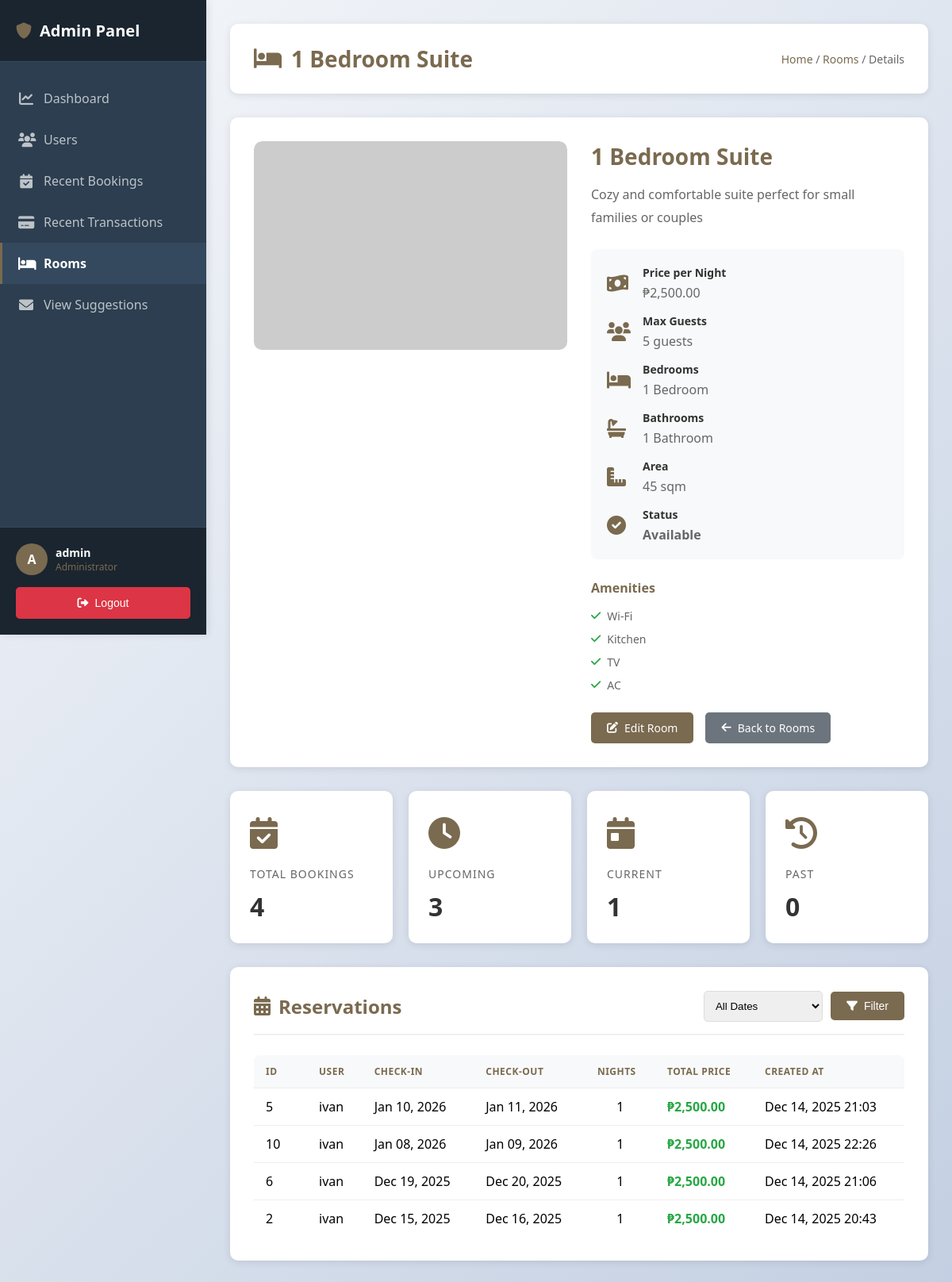
Page /admin/admin_room_details.php?id=1 (signed in) on the committed database.
### tables this page shows
CREATE TABLE `rooms` (
  `id` int(11) NOT NULL,
  `room_id` varchar(50) NOT NULL,
  `name` varchar(255) NOT NULL,
  `description` text DEFAULT NULL,
  `price_per_night` decimal(10,2) NOT NULL,
  `max_guests` int(11) DEFAULT 2,
  `bedrooms` int(11) DEFAULT 1,
  `bathrooms` int(11) DEFAULT 1,
  `area_sqm` decimal(10,2) DEFAULT NULL,
  `amenities` text DEFAULT NULL,
  `images` text DEFAULT NULL,
  `is_available` tinyint(1) DEFAULT 1,
  `created_at` timestamp NOT NULL DEFAULT current_timestamp(),
  `updated_at` timestamp NOT NULL DEFAULT current_timestamp() ON UPDATE current_timestamp()
);

CREATE TABLE `bookings` (
  `id` int(11) NOT NULL,
  `booking_id` varchar(50) NOT NULL,
  `user_id` int(11) NOT NULL,
  `room_id` varchar(50) NOT NULL,
  `room_name` varchar(255) NOT NULL,
  `checkin_date` date NOT NULL,
  `checkout_date` date NOT NULL,
  `nights` int(11) NOT NULL,
  `price_per_night` decimal(10,2) NOT NULL,
  `total_price` decimal(10,2) NOT NULL,
  `payment_status` varchar(20) DEFAULT 'pending',
  `payment_link_id` varchar(255) DEFAULT NULL,
  `created_at` timestamp NOT NULL DEFAULT current_timestamp(),
  `updated_at` timestamp NOT NULL DEFAULT current_timestamp() ON UPDATE current_timestamp()
);

CREATE TABLE `users` (
  `id` int(11) NOT NULL,
  `username` varchar(50) NOT NULL,
  `email` varchar(100) NOT NULL,
  `password` varchar(255) NOT NULL,
  `birthday` date DEFAULT NULL,
  `gender` varchar(10) DEFAULT NULL,
  `reset_token` varchar(255) DEFAULT NULL,
  `reset_token_expires` datetime DEFAULT NULL,
  `created_at` timestamp NOT NULL DEFAULT current_timestamp(),
  `updated_at` timestamp NOT NULL DEFAULT current_timestamp() ON UPDATE current_timestamp(),
  `profile_picture` varchar(255) DEFAULT NULL,
  `is_admin` tinyint(1) DEFAULT 0,
  `role` varchar(20) DEFAULT 'user',
  `first_name` varchar(100) DEFAULT NULL,
  `middle_initial` varchar(5) DEFAULT NULL,
  `last_name` varchar(100) DEFAULT NULL
);

### admin/admin_room_details.php (the view, shortened to what this page needs)
<?php
require_once '../config/database.php';
$room_id = isset($_GET['id']) ? (int)$_GET['id'] : 0;
$date_filter = isset($_GET['date_filter']) ? $_GET['date_filter'] : 'all';
try {
    $stmt = $pdo->prepare("SELECT * FROM rooms WHERE id = ?");
    $stmt->execute([$room_id]);
    $room = $stmt->fetch();
    $booking_condition = "WHERE b.room_id = ?";
    $booking_params = [$room['room_id']];
    $sql = "SELECT b.*, u.username, u.email
            FROM bookings b
            LEFT JOIN users u ON b.user_id = u.id
            $booking_condition
            ORDER BY b.checkin_date DESC";
    $stmt = $pdo->prepare($sql);
    $stmt->execute($booking_params);
    $bookings = $stmt->fetchAll();
    $total_bookings = count($bookings);
    $upcoming_bookings = 0;
    $current_bookings = 0;
    $past_bookings = 0;
    $today = date('Y-m-d');
    foreach ($bookings as $booking) {
        if ($booking['checkin_date'] > $today) {
            $upcoming_bookings++;
        } elseif ($booking['checkin_date'] <= $today && $booking['checkout_date'] >= $today) {
            $current_bookings++;
        } else {
            $past_bookings++;
        }
    }
} catch(PDOException $e) {
    $error_message = "Error loading data: " . $e->getMessage();
    $room = null;
    $bookings = [];
}
include 'includes/header.php';
?>
<?php if ($room): ?>
<div class="page-header">
    <h1><i class="fas fa-bed"></i> <?php echo htmlspecialchars($room['name']); ?></h1>
    <div class="breadcrumb">
        <a href="admin.php">Home</a> / <a href="admin_rooms.php">Rooms</a> / Details
    </div>
</div>
<div class="content-section">
    <div class="room-detail-header">
        <div class="room-detail-image">
            <?php
            $images = !empty($room['images']) ? explode(',', $room['images']) : [];
            $images = array_map('trim', $images);
            $images = array_filter($images);
            if (!empty($images)) {
                $main_image = $images[0];
            } else {
                $main_image = 'https://via.placeholder.com/600x400?text=No+Image';
            }
            ?>
            <img src="<?php echo htmlspecialchars($main_image); ?>" alt="<?php echo htmlspecialchars($room['name']); ?>" id="main-room-image" onerror="this.src='https://via.placeholder.com/600x400?text=No+Image'">
        </div>
        <div class="room-detail-info">
            <h2><?php echo htmlspecialchars($room['name']); ?></h2>
            <p class="room-description-full"><?php echo nl2br(htmlspecialchars($room['description'] ?? '')); ?></p>
            <div class="room-specs">
                <div class="spec-item">
                    <i class="fas fa-money-bill-wave"></i>
                    <div>
                        <strong>Price per Night</strong>
                        <span>₱<?php echo number_format($room['price_per_night'], 2); ?></span>
                    </div>
                </div>
                <div class="spec-item">
                    <i class="fas fa-users"></i>
                    <div>
                        <strong>Max Guests</strong>
                        <span><?php echo $room['max_guests']; ?> guests</span>
                    </div>
                </div>
                <div class="spec-item">
                    <i class="fas fa-bed"></i>
                    <div>
                        <strong>Bedrooms</strong>
                        <span><?php echo $room['bedrooms'] ?? 1; ?> <?php echo ($room['bedrooms'] ?? 1) == 1 ? 'Bedroom' : 'Bedrooms'; ?></span>
                    </div>
                </div>
                <div class="spec-item">
                    <i class="fas fa-bath"></i>
                    <div>
                        <strong>Bathrooms</strong>
                        <span><?php echo $room['bathrooms'] ?? 1; ?> <?php echo ($room['bathrooms'] ?? 1) == 1 ? 'Bathroom' : 'Bathrooms'; ?></span>
                    </div>
                </div>
                <?php if (!empty($room['area_sqm'])): ?>
                <div class="spec-item">
                    <i class="fas fa-ruler-combined"></i>
                    <div>
                        <strong>Area</strong>
                        <span><?php echo number_format($room['area_sqm'], 0); ?> sqm</span>
                    </div>
                </div>
                <?php endif; ?>
                <div class="spec-item">
                    <i class="fas fa-check-circle"></i>
                    <div>
                        <strong>Status</strong>
                        <span class="<?php echo $room['is_available'] ? 'status-available' : 'status-unavailable'; ?>">
                            <?php echo $room['is_available'] ? 'Available' : 'Unavailable'; ?>
                        </span>
                    </div>
                </div>
            </div>
            <?php if (!empty($room['amenities'])):
                $amenities = explode(',', $room['amenities']);
            ?>
            <div class="room-amenities-list">
                <h4>Amenities</h4>
                <div class="amenities-grid">
                    <?php foreach ($amenities as $amenity): ?>
                        <span class="amenity-item"><i class="fas fa-check"></i> <?php echo htmlspecialchars(trim($amenity)); ?></span>
                    <?php endforeach; ?>
                </div>
            </div>
            <?php endif; ?>
            <div class="room-actions-detail">
                <a href="admin_room_manage.php?id=<?php echo $room['id']; ?>" class="btn btn-primary">
                    <i class="fas fa-edit"></i> Edit Room
                </a>
                <a href="admin_rooms.php" class="btn btn-secondary">
                    <i class="fas fa-arrow-left"></i> Back to Rooms
                </a>
            </div>
        </div>
    </div>
</div>
<div class="stats-grid" style="margin-bottom: 30px;">
    <div class="stat-card">
        <div class="icon"><i class="fas fa-calendar-check"></i></div>
        <h3>Total Bookings</h3>
        <div class="value"><?php echo $total_bookings; ?></div>
    </div>
    <div class="stat-card">
        <div class="icon"><i class="fas fa-clock"></i></div>
        <h3>Upcoming</h3>
        <div class="value"><?php echo $upcoming_bookings; ?></div>
    </div>
    <div class="stat-card">
        <div class="icon"><i class="fas fa-calendar-day"></i></div>
        <h3>Current</h3>
        <div class="value"><?php echo $current_bookings; ?></div>
    </div>
    <div class="stat-card">
        <div class="icon"><i class="fas fa-history"></i></div>
        <h3>Past</h3>
        <div class="value"><?php echo $past_bookings; ?></div>
    </div>
</div>
<div class="content-section">
    <div class="section-header">
        <h2><i class="fas fa-calendar-alt"></i> Reservations</h2>
        <div class="section-actions">
            <form method="GET" style="display: flex; gap: 10px; flex-wrap: wrap; align-items: center;">
                <select name="date_filter" style="padding: 10px; border: 1px solid #ddd; border-radius: 5px; min-width: 150px;">
                    <option value="all" <?php echo $date_filter === 'all' ? 'selected' : ''; ?>>All Dates</option>
                </select>
                <button type="submit" class="btn btn-primary">
                    <i class="fas fa-filter"></i> Filter
                </button>
            </form>
        </div>
    </div>
    <div class="table-container">
        <table class="table-wrapper">
            <thead>
                <tr>
                    <th>ID</th>
                    <th>User</th>
                    <th>Check-in</th>
                    <th>Check-out</th>
                    <th>Nights</th>
                    <th>Total Price</th>
                    <th>Created At</th>
                </tr>
            </thead>
            <tbody>
                <?php if (empty($bookings)): ?>
                <tr>
                    <td colspan="7" class="empty-state">
                        <i class="fas fa-inbox"></i>
                        <p>No reservations found</p>
                    </td>
                </tr>
                <?php else: ?>
                    <?php foreach ($bookings as $booking): ?>
                    <tr>
                        <td><?php echo $booking['id']; ?></td>
                        <td><?php echo htmlspecialchars($booking['username'] ?? 'N/A'); ?></td>
                        <td><?php echo date('M d, Y', strtotime($booking['checkin_date'])); ?></td>
                        <td><?php echo date('M d, Y', strtotime($booking['checkout_date'])); ?></td>
                        <td class="text-center"><?php echo $booking['nights']; ?></td>
                        <td class="currency">₱<?php echo number_format($booking['total_price'], 2); ?></td>
                        <td><?php echo date('M d, Y H:i', strtotime($booking['created_at'])); ?></td>
                    </tr>
                    <?php endforeach; ?>
                <?php endif; ?>
            </tbody>
        </table>
    </div>
</div>
<?php endif; ?>
<?php include 'includes/footer.php'; ?>

### assets/css/admin.css (style rules this page uses)
* { margin: 0; padding: 0; box-sizing: border-box; }
body { font-family: 'Segoe UI', Tahoma, Geneva, Verdana, sans-serif; background: linear-gradient(135deg, #f5f7fa 0%, #c3cfe2 100%); min-height: 100vh; margin: 0; padding: 0; overflow-x: hidden; }
.page-header { background: white; padding: 25px 30px; border-radius: 10px; box-shadow: 0 2px 10px rgba(0,0,0,0.1); margin-bottom: 30px; display: flex; justify-content: space-between; align-items: center; width: 100%; box-sizing: border-box; flex-wrap: wrap; gap: 15px; }
.page-header h1 { color: #7a6a4f; font-size: 28px; margin: 0; display: flex; align-items: center; gap: 12px; }
.page-header .breadcrumb { color: #666; font-size: 14px; }
.page-header .breadcrumb a { color: #7a6a4f; text-decoration: none; }
.stats-grid { display: grid; grid-template-columns: repeat(auto-fit, minmax(200px, 1fr)); gap: 20px; margin-bottom: 30px; width: 100%; box-sizing: border-box; }
.stat-card { background: white; padding: 25px; border-radius: 10px; box-shadow: 0 2px 10px rgba(0,0,0,0.1); transition: transform 0.3s, box-shadow 0.3s; }
.stat-card .icon { font-size: 40px; margin-bottom: 15px; color: #7a6a4f; }
.stat-card h3 { color: #666; font-size: 14px; text-transform: uppercase; letter-spacing: 1px; margin-bottom: 10px; font-weight: 500; }
.stat-card .value { font-size: 32px; font-weight: bold; color: #333; }
.content-section { background: white; padding: 30px; border-radius: 10px; box-shadow: 0 2px 10px rgba(0,0,0,0.1); margin-bottom: 30px; width: 100%; box-sizing: border-box; overflow: hidden; }
.section-header { display: flex; justify-content: space-between; align-items: center; margin-bottom: 25px; padding-bottom: 15px; border-bottom: 2px solid #f0f0f0; flex-wrap: wrap; gap: 15px; }
.section-header h2 { color: #7a6a4f; font-size: 24px; margin: 0; display: flex; align-items: center; gap: 10px; }
.section-actions { display: flex; gap: 10px; flex-wrap: wrap; }
.section-actions form { display: flex; gap: 10px; flex-wrap: wrap; align-items: center; }
.section-actions input, .section-actions select { max-width: 300px; box-sizing: border-box; }
.btn { padding: 10px 20px; border: none; border-radius: 5px; cursor: pointer; font-size: 14px; font-weight: 500; transition: all 0.3s; text-decoration: none; display: inline-flex; align-items: center; gap: 8px; }
.btn-primary { background: #7a6a4f; color: white; }
.btn-secondary { background: #6c757d; color: white; }
.table-container { overflow-x: auto; overflow-y: visible; border-radius: 8px; max-width: 100%; width: 100%; -webkit-overflow-scrolling: touch; box-sizing: border-box; }
.table-wrapper { width: 100%; min-width: 800px; table-layout: auto; border-collapse: collapse; }
table { width: 100%; border-collapse: collapse; background: white; }
thead { background: #f8f9fa; }
th, td { padding: 12px 15px; text-align: left; border-bottom: 1px solid #eee; word-wrap: break-word; }
td { max-width: 250px; overflow: hidden; text-overflow: ellipsis; }
th:first-child, td:first-child { max-width: 80px; min-width: 60px; }
td:nth-child(2) { max-width: 150px; }
td:nth-child(3) { max-width: 200px; }
td:last-child { max-width: none; white-space: nowrap; }
th { color: #7a6a4f; font-weight: 600; text-transform: uppercase; font-size: 12px; letter-spacing: 0.5px; position: sticky; top: 0; background: #f8f9fa; z-index: 10; }
tbody tr { transition: background 0.2s; }
tbody tr:last-child td { border-bottom: none; }
.text-center { text-align: center; }
.currency { font-weight: bold; color: #28a745; }

### rows in the picture
rooms: name "1 Bedroom Suite", description "Cozy and comfortable suite perfect for small families or couples", price_per_night "2,500.00", max_guests "5", bedrooms "1", bathrooms "1", area_sqm "45", amenities "Wi-Fi", amenities "Kitchen", amenities "TV", amenities "AC"
bookings: id "5", user.username "ivan", checkin_date "Jan 10, 2026", checkout_date "Jan 11, 2026", nights "1", total_price "2,500.00", created_at "Dec 14, 2025 21:03"
bookings: id "10", user.username "ivan", checkin_date "Jan 08, 2026", checkout_date "Jan 09, 2026", nights "1", total_price "2,500.00", created_at "Dec 14, 2025 22:26"
bookings: id "6", user.username "ivan", checkin_date "Dec 19, 2025", checkout_date "Dec 20, 2025", nights "1", total_price "2,500.00", created_at "Dec 14, 2025 21:06"
bookings: id "2", user.username "ivan", checkin_date "Dec 15, 2025", checkout_date "Dec 16, 2025", nights "1", total_price "2,500.00", created_at "Dec 14, 2025 20:43"

### other values in the picture
substr($_SESSION['username'], 0, 1) "A"
$_SESSION['username'] "admin"
$total_bookings "4"
$upcoming_bookings "3"
$current_bookings "1"
$past_bookings "0"
